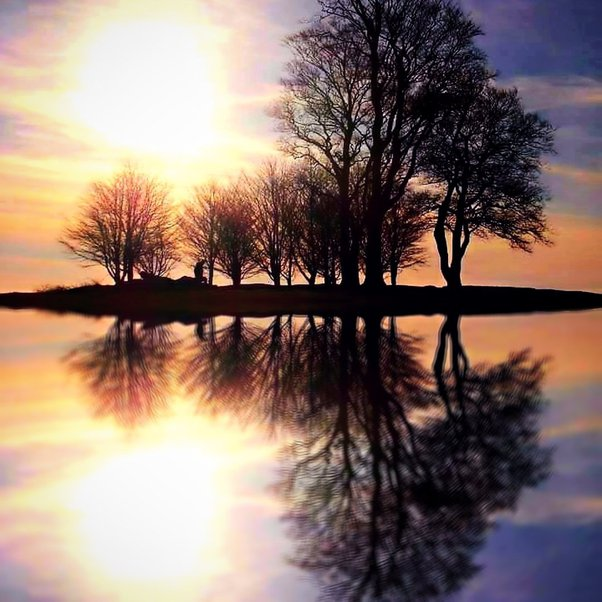
#> input picture Image-Editor/images/image1.jpg, 602 x 602 px; its folder holds only this picture in this run
$ python ImageEditor.py
#> lines starting #> are read from the running program, lines starting #| are printed output that depends on the picture
from PIL import Image, ImageEnhance, ImageFilter
import os

image_path = "./images"
exported_image = "./Image-editor/export"

for filename in os.listdir(image_path):
    img = Image.open(f"{image_path}/{filename}")
#> img is the input picture: PIL image 602x602 RGB; mean R, G, B 140.4, 118.8, 109.9

    if img.mode == 'RGBA':
        img = img.convert('RGB')

    edit = img.filter(ImageFilter.SHARPEN)

    factor = 2.0
    enhancer = ImageEnhance.Contrast(edit)
    enhancer = ImageEnhance.Color(edit)
    edit = enhancer.enhance(factor)
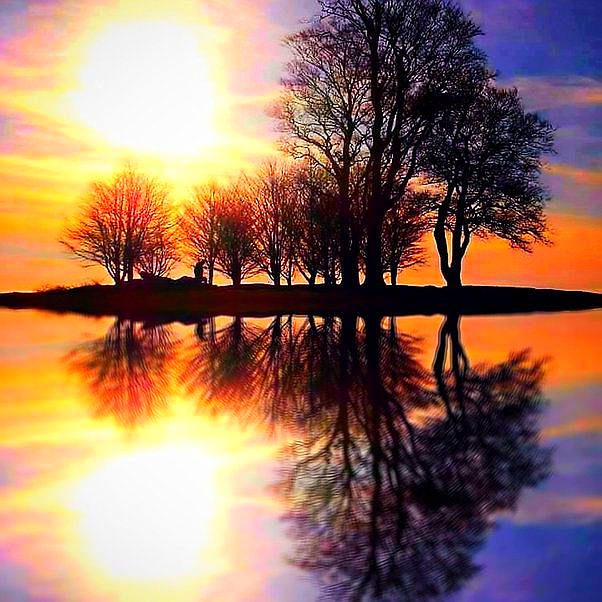
#> edit: PIL image 602x602 RGB; mean R, G, B 151.7, 114.5, 96.8

    clean_name = os.path.splitext(filename)[0]

    edit.save(f'.{exported_image}/{clean_name}_edited.jpg')
